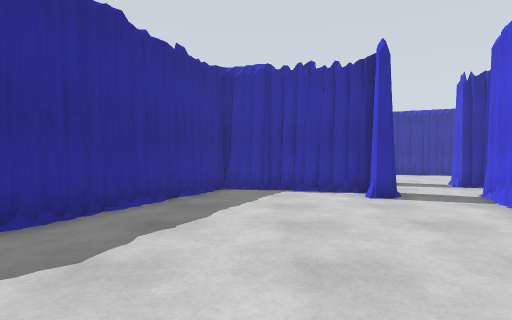
[1] (above)

16 first-person views from a walk through a robot-simulator world made for Gazebo. The camera is 0.94 m above the floor, looks level and sees 75° across. The floor is counted in squares, 1 m on a side. Each view is taken from the middle of a square. On the plan, view 1 faces up. The plan holds only what a view shows up to about 12 squares ahead; the rest is blank. The place goes on beyond the plan. Simple shapes stand in for some stock models.

[2]
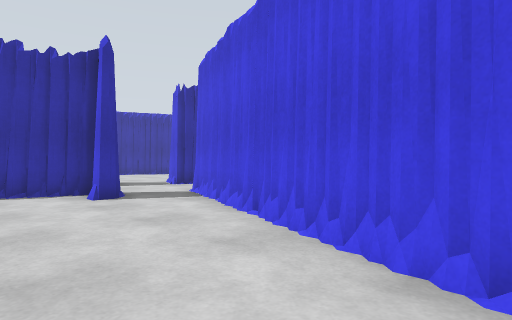

[3]
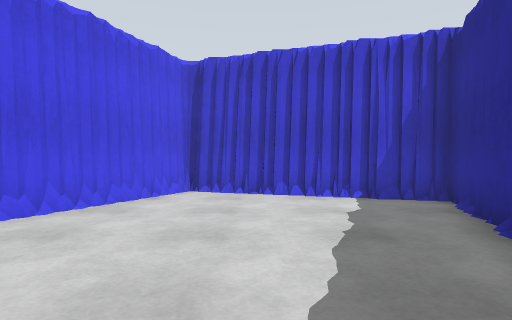

[4]
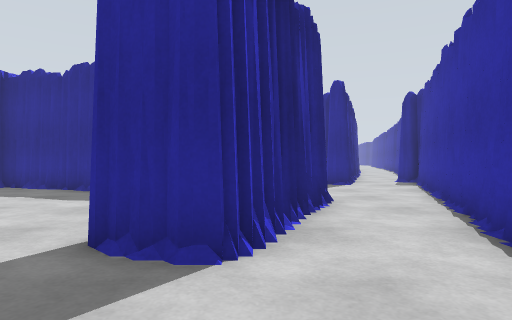

[5]
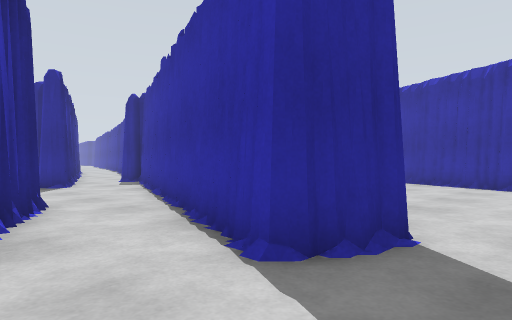

[6]
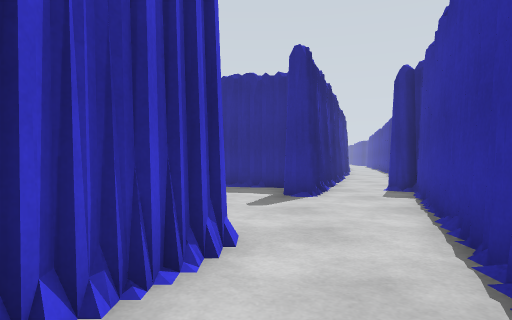

[7]
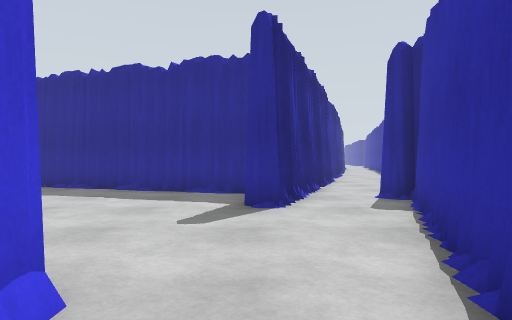

[8]
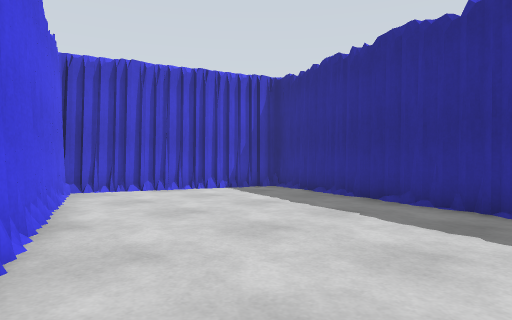

[9]
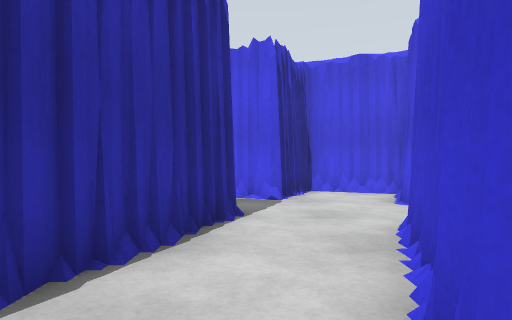

[10]
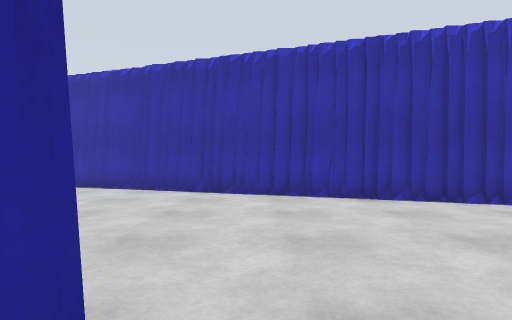

[11]
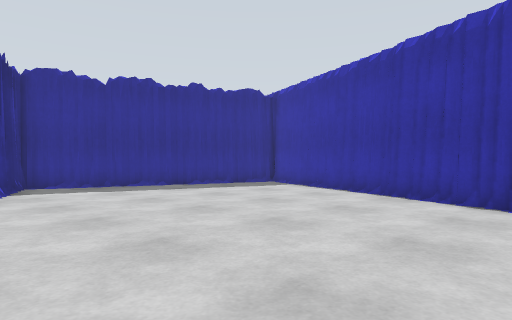

[12]
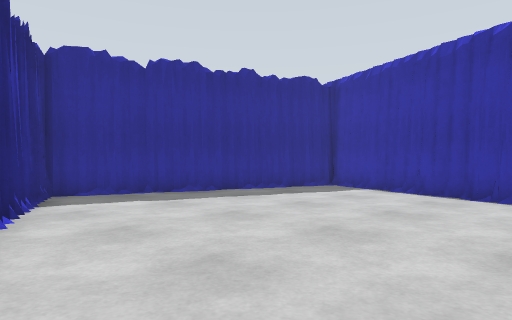

[13]
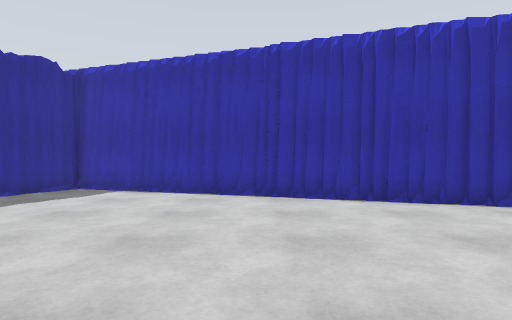

[14]
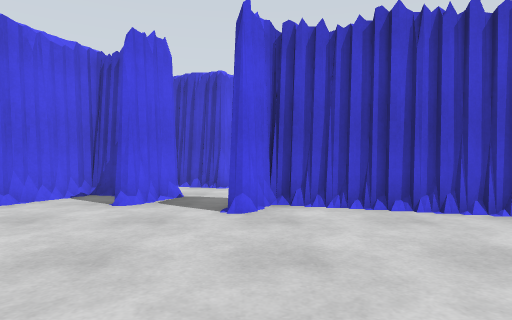

[15]
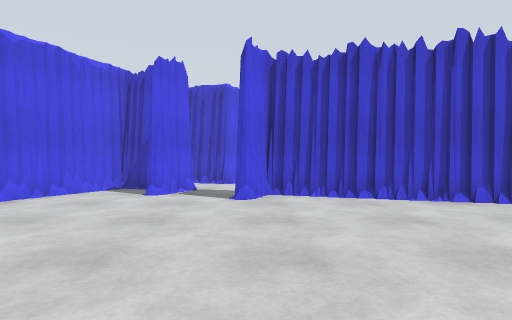

[16]
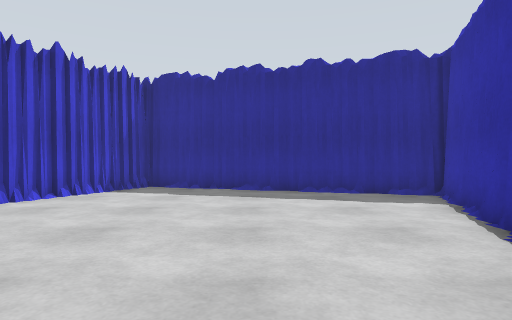

### Floor plan
Key: @ floor where view 1 was taken; # wall or solid block; . floor.
Columns run from 11 left of view 1 to 10 right of it. Each row starts with its distance up from view 1.
 26        ###
 25        #.####
 24       ##....####
 23       #........###
 22       #..........####
 21      ##.............##
 20      #................
 19      #................
 18     ##................
 17 ..  ##...............
 16 ....#####.............
 15 ##......###...........
 14  ####.....####..#.....
 13    ###.......####..#.#
 12   ##...............#.#
 11   #.......###......###
 10   #......##.###.....#
  9  ##......#....#.....#
  8  #.......#.......####
  7  #......##......##
  6 ##......#.......#
  5 #.......#.......#
  4 #......##......##
  3 ###....#.......#
  2   ####.#.......#
  1      ####.....##
  0         ###@..#
 -1           #####

Where each view was taken, in squares from view 1:
view 1: 0 up, 0 right, facing up
view 2: 0 up, 0 right, facing up-right
view 3: 9 up, 0 right, facing down
view 4: 10 up, 7 right, facing left
view 5: 10 up, 7 right, facing up-left
view 6: 12 up, 3 right, facing left
view 7: 13 up, 1 right, facing left
view 8: 12 up, 2 left, facing down-left
view 9: 12 up, 1 left, facing right
view 10: 13 up, 6 right, facing up
view 11: 15 up, 6 right, facing up-left
view 12: 15 up, 3 right, facing up-left
view 13: 15 up, 2 right, facing up
view 14: 20 up, 5 right, facing down
view 15: 22 up, 5 right, facing down
view 16: 21 up, 5 right, facing left
